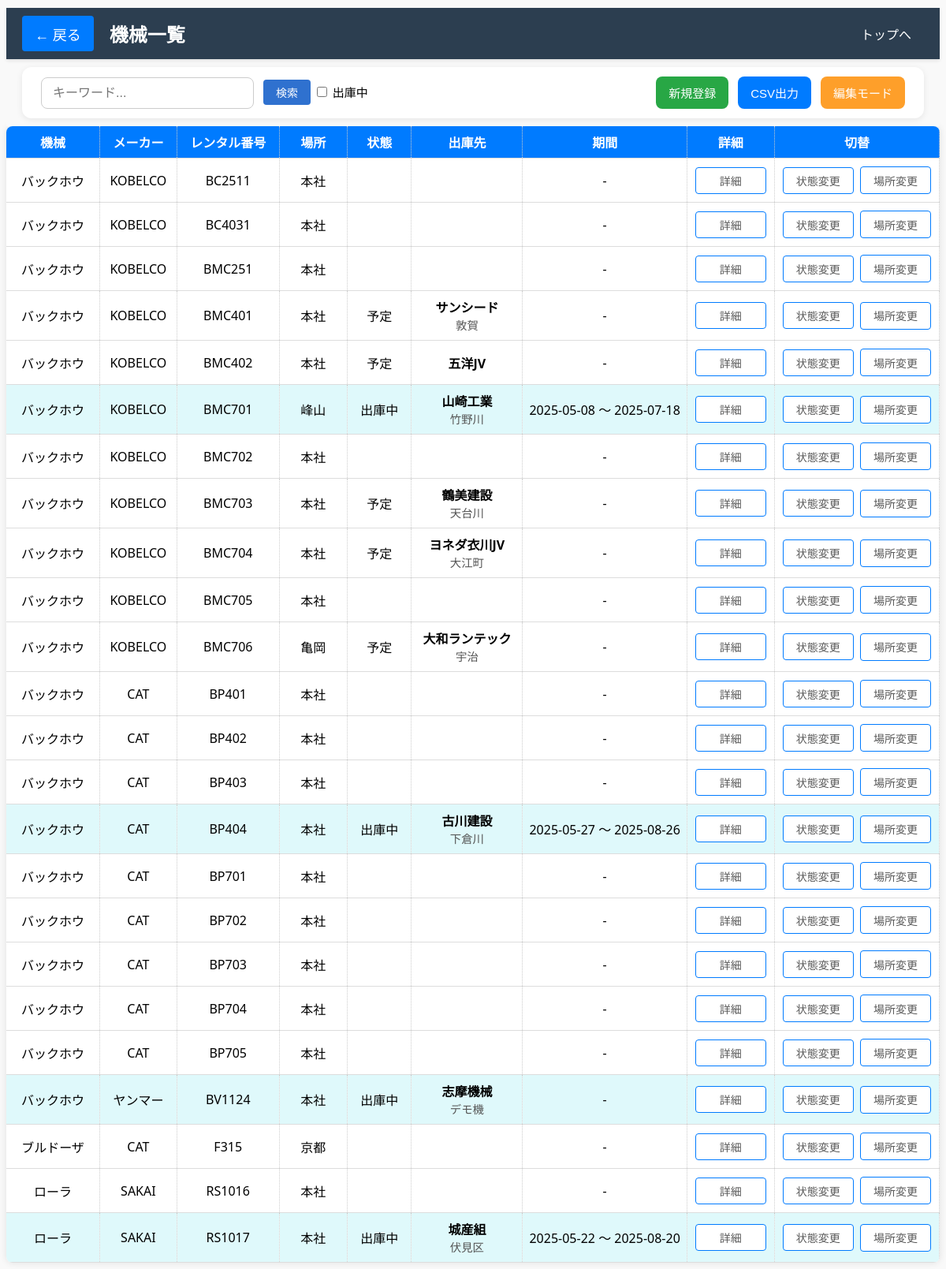
The page /machine_list?type=construction (signed in) on the database its author committed.
### models.py (models this page shows, shortened)
class ConstructionMachine(db.Model):
    id = db.Column(db.Integer, primary_key=True)
    name = db.Column(db.String(100), nullable=False)           # 機械名
    manufacturer = db.Column(db.String(100), nullable=True)     # メーカー名（任意）
    serial_number = db.Column(db.String(100), unique=True, nullable=False)  # シリアル番号（必須）
    location = db.Column(db.String(100), nullable=True)         # 場所（任意）
    is_active = db.Column(db.Boolean, default=True)
    state = db.Column(db.String(20), nullable=True)            # 使用中かどうか
    image_path = db.Column(db.String(200), nullable=True)       # 画像ファイルパス（任意）
    shipment_location = db.Column(db.String(100), nullable=True)  # 出庫先（新たに追加）
    shipment_site = db.Column(db.String(100))
    shipment_start_date = db.Column(db.Date)          # 開始日付
    shipment_end_date = db.Column(db.Date)            # 終了日付

### main.py (the view)
@app.route('/machine_list')
@login_required
def machine_list():
    type_param = request.args.get('type')
    machines = []
    if type_param == 'construction':
        machines = ConstructionMachine.query.order_by(
            ConstructionMachine.name.asc(),
            ConstructionMachine.serial_number.asc()
        ).all()
    return render_template('machine_list.html', type=type_param, machines=machines)

### main.py (called while the page is built)
@login_manager.user_loader
def load_user(user_id):
    return User.query.get(int(user_id))

### templates/machine_list.html (shortened to what this page needs)
<!DOCTYPE html>
<html lang="ja">
<head>
    <link rel="stylesheet" href="{{ url_for('static', filename='machine_list.css') }}">
    <link rel="stylesheet" href="{{ url_for('static', filename='common.css') }}">
</head>
<body>
  <div class="sticky-wrapper">
    <header class="header-bar">
        <div class="left-group">
            <a href="{{ url_for('index') }}" class="back-button">← 戻る</a>
            <h1 class="page-title">機械一覧</h1>
        </div>
        <div class="right-group">
            <a href="{{ url_for('index') }}">トップへ</a>
        </div>
    </header>
    <h2>
        <div class="about-container">
            <div class="search-container">
                <input type="text" id="search-input" placeholder="キーワード...">
                <button id="search-button">検索</button>
                    <input type="checkbox" id="shippedOnlyCheckbox" onchange="filterTable()"> 出庫中
            </div>
            <div class="action-buttons">
                <a href="{{ url_for('add_construction_machine') }}" class="add_button">新規登録</a>
                <button class="csv-button" id="csv-export-btn">CSV出力</button>
                <button class="edit_button" onclick="toggleDeleteColumn()">編集モード</button>
            </div>
        </div>
    </h2>
</div>
<div class="table-container">
    <table id="printable-table">
        <thead>
            <tr>
                <th>機械</th>
                <th>メーカー</th>
                <th>レンタル番号</th>
                <th>場所</th>
                <th>状態</th>
                <th>出庫先</th>
                <th>期間</th>
                <th>詳細</th>
                <th>切替</th>
            </tr>
        </thead>
        <tbody>
            {% for machine in machines %}
            <tr data-machine-id="{{ machine.id }}"{% if not machine.is_active and machine.state != '予定' %} class="shipped"{% endif %}>
                <td class="fixed-cell">
                <span class="display-text">{{ machine.name }}</span>
                </td>
                <td class="fixed-cell">
                <span class="display-text">{{ machine.manufacturer }}</span>
                </td>
                <td class="fixed-cell">
                <span class="display-text">{{ machine.serial_number }}</span>
                </td>
                <td class="fixed-cell">
                    {{ machine.location or '' }}
                </td>
                <td class="status-cell">
                <span class="status-display" id="status-display-{{ machine.id }}">
                    {% if machine.state == '予定' %}
                        予定
                    {% elif not machine.is_active %}
                        出庫中
                    {% endif %}
                </span>
            </td>
            <td class="fixed-cell">
                <div>
                    <strong>{{ machine.shipment_location or '' }}</strong><br>
                    <span style="font-size: 0.9em; color: #555;">
                        {{ machine.shipment_site or '' }}
                    </span>
                </div>
            </td>
            <td class="fixed-cell">
                {% if machine.shipment_start_date and machine.shipment_end_date %}
                    {{ machine.shipment_start_date.strftime('%Y-%m-%d') }} ～ {{ machine.shipment_end_date.strftime('%Y-%m-%d') }}
                {% else %}
                    -
                {% endif %}
            </td>
            <td class="fixed-cell">
                <button type="button" onclick="showShipmentDetails({{ machine.id }})">
                    詳細
                </button>
            </td>
                <td class="fixed-cell">
                    <form action="{{ url_for('toggle_active', machine_id=machine.id) }}" method="POST" style="display:inline;">
                        <button type="button" onclick="toggleStatusSelect({{ machine.id }})">状態変更</button>
                    </form>
                    <form onsubmit="event.preventDefault(); showLocationForm({{ machine.id }});" style="display:inline;">
                        <input type="submit" value="場所変更">
                    </form>
                </td>
            </tr>
            {% endfor %}
        </tbody>
    </table>
    </div>
</body>
</html>

### static/machine_list.css (style rules this page uses)
.back-button { color: white; text-decoration: none; font-size: 18px; margin-right: 20px; background-color: #007bff; }
.add_button { background-color: #28a745; color: white; }
.csv-button, .print-button { background-color: #007BFF; color: white; }
.edit_button { background-color: #fe9f2a; color: white; }
tr.shipped { background-color: #cae4ff; position: relative; }
th { background-color: #007bff; color: white; }
th:nth-child(1), td:nth-child(1) { width: 150px; text-align: center; }
th:nth-child(2), td:nth-child(2) { width: 100px; text-align: center; }
th:nth-child(3), td:nth-child(3) { width: 150px; text-align: center; }
th:nth-child(4), td:nth-child(4) { width: 150px; text-align: center; }
th:nth-child(5), td:nth-child(5) { width: 100px; text-align: center; }
th:nth-child(6), td:nth-child(6) { width: 150px; text-align: center; }
th:nth-child(7), td:nth-child(7), th:nth-child(8), td:nth-child(8), th:nth-child(9), td:nth-child(9), th:nth-child(10), td:nth-child(10) { text-align: center; }
table input[type="submit"], table button { display: inline-block; padding: 6px 12px; margin: 2px 2px; border: 1px solid #007bff; background-color: #ffffff; color: #5a5a5a; border-radius: 4px; font-size: 14px; font-weight: 500; text-align: center; cursor: pointer; transition: background-color 0.2s, color 0.2s; min-width: 90px; }
#search-button { background-color: #2f71cf; color: white; border: none; padding: 6px 16px; margin-left: 8px; font-size: 14px; border-radius: 4px; cursor: pointer; transition: background-color 0.3s ease; }

### static/common.css (style rules this page uses)
body { background-color: #f9f9f9; font-family: "Segoe UI", sans-serif; user-select: none; margin-top: 0px; }
h1 { text-align: center; margin-bottom: 2rem; }
h2 { font-family: "Segoe UI", sans-serif; padding: 0 20px; font-size: 15px; font-weight: 500; margin-top: 10px; }
a { display: inline-block; color: white; padding: 0.6rem 1rem; text-decoration: none; border-radius: 4px; }
form { display: inline; }
.fixed-cell { position: relative; }
.sticky-wrapper { position: sticky; top: 0; background-color: #f9f9f9; z-index: 1000; padding-top: 10px; height: 150px; }
.header-bar { position: sticky; top: 0; z-index: 1000; display: flex; justify-content: space-between; align-items: center; background-color: #2c3e50; color: white; padding: 10px 20px; box-shadow: 0 2px 4px rgba(0,0,0,0.1); }
.left-group { display: flex; align-items: center; }
.right-group { display: flex; }
.page-title { margin: 0; font-size: 24px; }
.back-button { color: white; text-decoration: none; font-size: 18px; margin-right: 20px; background-color: #007bff; }
.about-container { position: sticky; top: 56px; z-index: 999; display: flex; justify-content: space-between; align-items: center; padding: 12px 24px; background-color: #ffffff; border-radius: 12px; box-shadow: 0 2px 8px rgba(0, 0, 0, 0.08); margin-bottom: 20px; gap: 20px; flex-wrap: wrap; }
.search-container input[type="text"] { padding: 10px 14px; font-size: 16px; border: 1px solid #ccc; border-radius: 8px; width: 240px; transition: border-color 0.3s; }
.action-buttons { display: flex; gap: 12px; }
.add_button, .csv-button, .edit_button, .print-button { padding: 10px 16px; font-size: 15px; border: none; border-radius: 8px; cursor: pointer; text-decoration: none; transition: background-color 0.3s, transform 0.1s; }
table { border-collapse: collapse; background-color: white; box-shadow: 0 0 10px rgba(0,0,0,0.1); border-radius: 8px; overflow: hidden; user-select: text; table-layout: fixed; max-width: 1500px; margin: 0 auto; padding: 0 20px; }
tr.shipped { background-color: #dff9fb; position: relative; }
th, td { border-right: 1px dotted #ccc; padding: 8px; white-space: nowrap; text-align: left; border-bottom: 1px solid #ddd; }

### rows shown on the page
ConstructionMachine: name "バックホウ", manufacturer "KOBELCO", serial_number "BC2511", location "本社"
ConstructionMachine: name "バックホウ", manufacturer "KOBELCO", serial_number "BC4031", location "本社"
ConstructionMachine: name "バックホウ", manufacturer "KOBELCO", serial_number "BMC251", location "本社"
ConstructionMachine: name "バックホウ", manufacturer "KOBELCO", serial_number "BMC401", location "本社", state "予定", shipment_location "サンシード", shipment_site "敦賀"
ConstructionMachine: name "バックホウ", manufacturer "KOBELCO", serial_number "BMC402", location "本社", state "予定", shipment_location "五洋JV"
ConstructionMachine: name "バックホウ", manufacturer "KOBELCO", serial_number "BMC701", location "峰山", is_active "出庫中", shipment_location "山崎工業", shipment_site "竹野川", shipment_start_date "2025-05-08", shipment_end_date "2025-07-18"
ConstructionMachine: name "バックホウ", manufacturer "KOBELCO", serial_number "BMC702", location "本社"
ConstructionMachine: name "バックホウ", manufacturer "KOBELCO", serial_number "BMC703", location "本社", state "予定", shipment_location "鶴美建設", shipment_site "天台川"
ConstructionMachine: name "バックホウ", manufacturer "KOBELCO", serial_number "BMC704", location "本社", state "予定", shipment_location "ヨネダ衣川JV", shipment_site "大江町"
ConstructionMachine: name "バックホウ", manufacturer "KOBELCO", serial_number "BMC705", location "本社"
ConstructionMachine: name "バックホウ", manufacturer "KOBELCO", serial_number "BMC706", location "亀岡", state "予定", shipment_location "大和ランテック", shipment_site "宇治"
ConstructionMachine: name "バックホウ", manufacturer "CAT", serial_number "BP401", location "本社"
ConstructionMachine: name "バックホウ", manufacturer "CAT", serial_number "BP402", location "本社"
ConstructionMachine: name "バックホウ", manufacturer "CAT", serial_number "BP403", location "本社"
ConstructionMachine: name "バックホウ", manufacturer "CAT", serial_number "BP404", location "本社", is_active "出庫中", shipment_location "古川建設", shipment_site "下倉川", shipment_start_date "2025-05-27", shipment_end_date "2025-08-26"
ConstructionMachine: name "バックホウ", manufacturer "CAT", serial_number "BP701", location "本社"
ConstructionMachine: name "バックホウ", manufacturer "CAT", serial_number "BP702", location "本社"
ConstructionMachine: name "バックホウ", manufacturer "CAT", serial_number "BP703", location "本社"
ConstructionMachine: name "バックホウ", manufacturer "CAT", serial_number "BP704", location "本社"
ConstructionMachine: name "バックホウ", manufacturer "CAT", serial_number "BP705", location "本社"
ConstructionMachine: name "バックホウ", manufacturer "ヤンマー", serial_number "BV1124", location "本社", is_active "出庫中", shipment_location "志摩機械", shipment_site "デモ機"
ConstructionMachine: name "ブルドーザ", manufacturer "CAT", serial_number "F315", location "京都"
ConstructionMachine: name "ローラ", manufacturer "SAKAI", serial_number "RS1016", location "本社"
ConstructionMachine: name "ローラ", manufacturer "SAKAI", serial_number "RS1017", location "本社", is_active "出庫中", shipment_location "城産組", shipment_site "伏見区", shipment_start_date "2025-05-22", shipment_end_date "2025-08-20"
